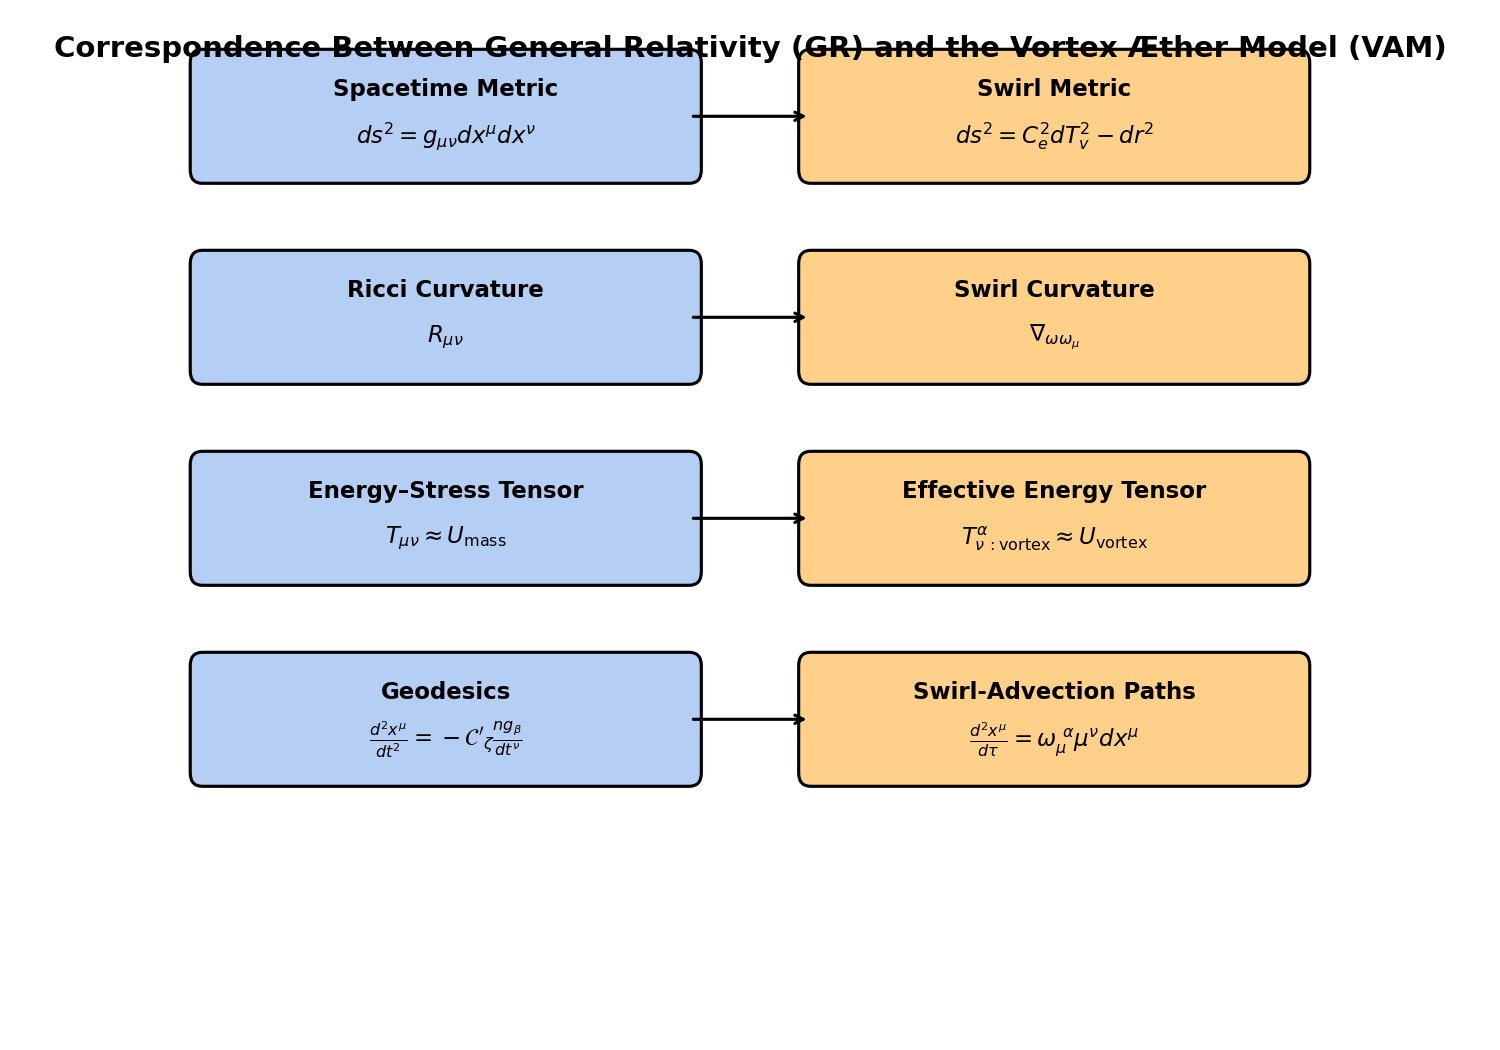

Recreate this plot in Python.
import matplotlib.pyplot as plt
import matplotlib.patches as patches
import matplotlib
matplotlib.use('TkAgg')  # Ensure it uses Tkinter backend

# Set up the figure
fig, ax = plt.subplots(figsize=(10, 7))
ax.set_xlim(0, 10)
ax.set_ylim(0, 7.5)
ax.axis('off')

# Labels for the left (GR) and right (VAM) columns
gr_labels = [
    ("Spacetime Metric", r"$ds^2 = g_{\mu\nu} dx^\mu dx^\nu$"),
    ("Ricci Curvature", r"$R_{\mu\nu}$"),
    ("Energy–Stress Tensor", r"$T_{\mu\nu} \approx U_{\mathrm{mass}}$"),
    ("Geodesics", r"$\frac{d^2 x^\mu}{dt^2} = -\mathcal{C}'_\zeta \frac{n g_\beta}{dt^\nu}$")
]

vam_labels = [
    ("Swirl Metric", r"$ds^2 = C_e^2 dT_v^2 - dr^2$"),
    ("Swirl Curvature", r"$\nabla_{\omega\omega_\mu}$"),
    ("Effective Energy Tensor", r"$T^\alpha_{\nu\,:\mathrm{vortex}} \approx U_{\mathrm{vortex}}$"),
    ("Swirl-Advection Paths", r"$\frac{d^2 x^\mu}{d\tau} = \omega_\mu^{\ \alpha} \mu^\nu dx^\mu$")
]

# Draw and label each pair of boxes with arrows
for i, ((gr_title, gr_eq), (vam_title, vam_eq)) in enumerate(zip(gr_labels, vam_labels)):
    y = 6.8 - i * 1.5

    # GR box (left)
    ax.add_patch(patches.FancyBboxPatch((0.5, y - 0.4), 4, 0.8,
                                        boxstyle="round,pad=0.1", edgecolor='black',
                                        facecolor='#b5cef3', lw=1.5))
    ax.text(2.5, y + 0.2, gr_title, ha='center', va='center', fontsize=11, weight='bold')
    ax.text(2.5, y - 0.15, gr_eq, ha='center', va='center', fontsize=11)

    # VAM box (right)
    ax.add_patch(patches.FancyBboxPatch((5.5, y - 0.4), 4, 0.8,
                                        boxstyle="round,pad=0.1", edgecolor='black',
                                        facecolor='#ffd08a', lw=1.5))
    ax.text(7.5, y + 0.2, vam_title, ha='center', va='center', fontsize=11, weight='bold')
    ax.text(7.5, y - 0.15, vam_eq, ha='center', va='center', fontsize=11)

    # Connecting arrows
    ax.annotate('', xy=(5.5, y), xytext=(4.5, y),
                arrowprops=dict(arrowstyle='->', lw=1.5))

# Title at the top
ax.text(5, 7.3, "Correspondence Between General Relativity (GR) and the Vortex Æther Model (VAM)",
        ha='center', va='center', fontsize=14, weight='bold')

plt.tight_layout()
import os
script_name = os.path.splitext(os.path.basename(__file__))[0]
# filename = f"{script_name}.pdf"
# plt.savefig(filename, format="pdf", bbox_inches="tight")
filename = f"{script_name}.png"
plt.savefig(filename, dpi=150)  # Save image with high resolution



# Fix LaTeX expressions by escaping properly for matplotlib

fig, ax = plt.subplots(figsize=(10, 6))
ax.set_xlim(0, 10)
ax.set_ylim(0, 7)
ax.axis('off')

# Corrected LaTeX-safe box labels
boxes = {
    "GR: Spacetime Curvature": (1, 6),
    r"Metric Tensor $g_{\mu\nu}$": (1, 5),
    "Einstein Field Equations": (1, 4),
    "Time Dilation from Gravity": (1, 3),
    "Light Bending via Geodesics": (1, 2),
    "GR Prediction Domain": (1, 1),

    "VAM: Swirl Field Curvature": (6, 6),
    r"Swirl Energy $U_{\mathrm{vortex}}$": (6, 5),
    "Effective Fluid Field Equations": (6, 4),
    "Time Dilation via Swirl Speed": (6, 3),
    "Light Refraction via Index Gradient": (6, 2),
    "VAM Prediction Domain": (6, 1),
}

for text, (x, y) in boxes.items():
    ax.add_patch(patches.Rectangle((x, y - 0.4), 3, 0.8, fill=True, edgecolor='black', facecolor='lightgray'))
    ax.text(x + 1.5, y, text, ha='center', va='center', fontsize=10)

# Draw arrows between GR and VAM boxes
for y in range(6, 0, -1):
    ax.annotate("", xy=(4, y), xytext=(4.9, y),
                arrowprops=dict(arrowstyle="->", lw=1.5))


filename = f"{script_name}2.png"
plt.savefig(filename, dpi=150)  # Save image with high resolution
plt.tight_layout()

plt.show()
# Remove all unsupported LaTeX commands like \text for matplotlib mathtext compatibility
